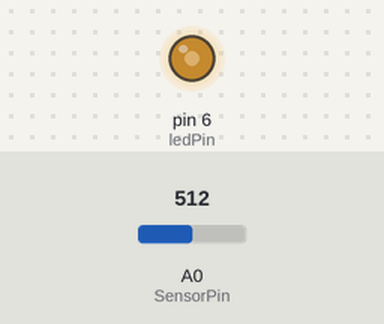
Recording of a sketch running on a simulated Arduino Uno, built with avr-gcc and run on an emulated ATmega328P. Shown: output pins drawn as LEDs (lit = HIGH). Inputs (shaded band) come from the test bench; at power-on: A0 (SensorPin) = 512.

Above: at 1.2 s.
1.3 s: A0 (SensorPin) set to 716
At 2.1 s:
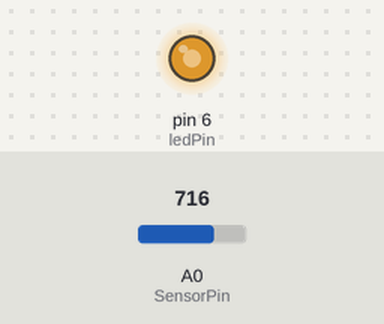
2.8 s: A0 (SensorPin) set to 900
At 3.4 s:
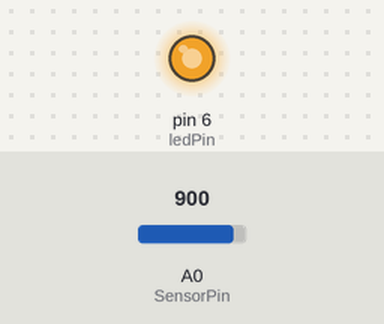
4.3 s: A0 (SensorPin) set to 122
At 4.6 s:
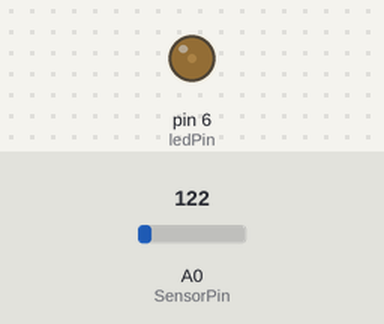
5.8 s: A0 (SensorPin) set to 0
At 7.0 s:
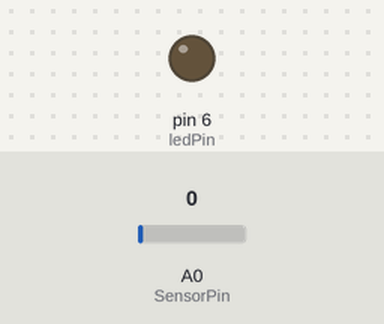
7.3 s: A0 (SensorPin) set to 511
At 8.3 s:
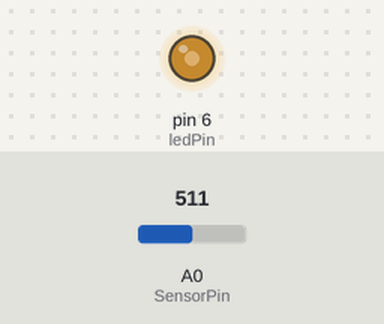
Timing chart, 0 to 9.8 s (numbered marks = the images above; inputs shaded):
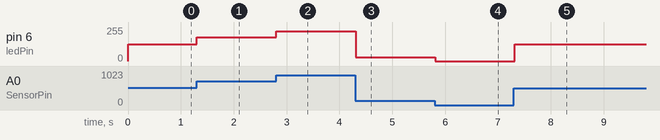

Measured:
- after the input at 1.3 s, pin 6 (ledPin): 127/255 → 178/255 at once
- after the input at 2.8 s, pin 6 (ledPin): 178/255 → 224/255 at once
- after the input at 4.3 s, pin 6 (ledPin): 224/255 → 30/255 at once
- after the input at 5.8 s, pin 6 (ledPin): 30/255 → 0/255 at once
- after the input at 7.3 s, pin 6 (ledPin): 0/255 → 127/255 at once

The sketch:

11_Gedimde_led.ino
```cpp
int ledPin =  6;        // the number of the LED pin
int SensorPin = A0;       // Input van de potmeter
int meetwaarde = 0;       // Een spanning, te meten op A0
int PWMwaarde = 0;
void setup() {
  Serial.begin(9600);
  pinMode(ledPin, OUTPUT);
}

void loop() {
  meetwaarde = analogRead(SensorPin);        // lees de meetwaarde:
  PWMwaarde = map(meetwaarde, 0, 1023, 0, 255); // Zet de meetwaarde om naar iets tussen de 0 en 5000
  analogWrite(6, PWMwaarde);
  delay(100);
}
```
